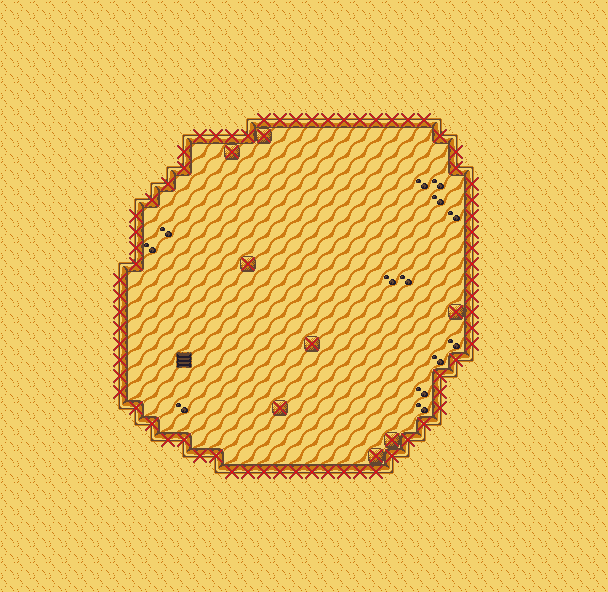

Below is a game level as drawn by its tile map, then a one-line description and the .tmx that defines it (tile-layer data replaced by summaries):
An orthogonal 38x37 tile map with 16x16 px tiles, 2 tile layers (Tile Layer 1, Collision_Layer), 2 tilesets and 8 objects (5x Enemy, Relic, Player, LevelTrigger).

<map version="1.0" orientation="orthogonal" renderorder="right-down" width="38" height="37" tilewidth="16" tileheight="16" nextobjectid="42">
 <tileset firstgid="1" name="DEBUG_COLLISION" tilewidth="16" tileheight="16">
  <image source="res/DEBUG_COLLISION.png" width="32" height="16" />
  <tile id="1">
   <properties>
    <property name="collidable" value="" />
   </properties>
  </tile>
 </tileset>
 <tileset firstgid="3" name="overworld" tilewidth="16" tileheight="16">
  <image source="res/tileSet.png" width="128" height="144" />
 </tileset>
 <layer name="Tile Layer 1" width="38" height="37">
  <data>[1406 cells, 1406 non-empty, 17 distinct tile ids]</data>
 </layer>
 <layer name="Collision_Layer" width="38" height="37">
  <properties>
   <property name="collidable" value="1" />
  </properties>
  <data>[1406 cells, 76 non-empty, 1 distinct tile ids]</data>
 </layer>
 <objectgroup name="Object Layer 1">
 <object id="41" type="Relic" x="416" y="160" width="16" height="16">
   <properties>
    <property name="textureID" value="relic" />
   </properties>
  </object>
  <object id="34" name="playerStart" type="Player" x="176" y="336" width="16" height="20">
   <properties>
    <property name="textureID" value="player" />
   </properties>
  </object>
  <object id="35" type="LevelTrigger" x="180" y="356" width="8" height="8">
   <properties>
    <property name="levelID" value="tunnel2" />
    <property name="newX" value="112" />
    <property name="newY" value="112" />
   </properties>
  </object>
  <object id="36" type="Enemy" x="288" y="272" width="16" height="16">
   <properties>
    <property name="textureID" value="enemy" />
   </properties>
  </object>
  <object id="37" type="Enemy" x="208" y="212" width="16" height="16">
   <properties>
    <property name="textureID" value="enemy" />
   </properties>
  </object>
  <object id="38" type="Enemy" x="316" y="368" width="16" height="16">
   <properties>
    <property name="textureID" value="enemy" />
   </properties>
  </object>
  <object id="39" type="Enemy" x="400" y="300" width="16" height="16">
   <properties>
    <property name="textureID" value="enemy" />
   </properties>
  </object>
  <object id="40" type="Enemy" x="340" y="148" width="16" height="16">
   <properties>
    <property name="textureID" value="enemy" />
   </properties>
  </object>
 </objectgroup>
</map>